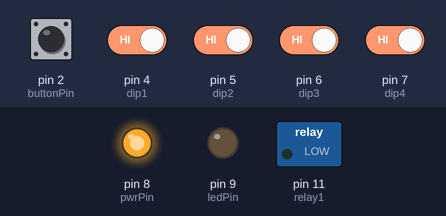
A sketch run on a simulated Arduino Uno, built with avr-gcc and run on an emulated ATmega328P. Shown: switched loads named in the sketch (green lamp = pin HIGH), output pins drawn as LEDs (lit = HIGH). Inputs (shaded band) come from the test bench; at power-on: pin 2 (buttonPin), pin 4 (dip1), pin 5 (dip2), pin 6 (dip3), pin 7 (dip4) HIGH.

Above: at 1.2 s.
1.3 s: pin 2 (buttonPin) pulled LOW for 0.15 s
At 1.37 s:
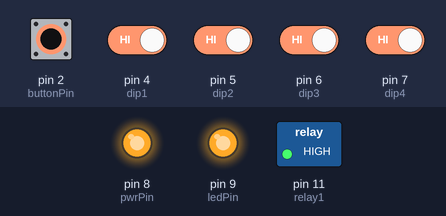
Timing chart, 0 to 4.3 s (numbered marks = the images above; inputs shaded):
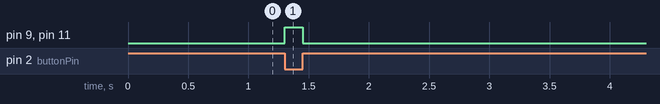

The sketch:

Low-House-Thrower-Code.ino
```cpp
const int buttonPin = 2;
const int ledPin =  9;
const int pwrPin = 8;
const int dip1 = 4;
const int dip2 = 5;
const int dip3 = 6;
const int dip4 = 7;
const int relay1 = 11;

// variables will change:
int buttonState = 0;         // variable for reading the pushbutton status
int dip1state = 0;
int dip2state = 0;
int dip3state = 0;
int dip4state = 0;
int holdtime = 0;

void setup() {
  pinMode(ledPin, OUTPUT);
  pinMode(pwrPin, OUTPUT);
  pinMode(relay1, OUTPUT);
  pinMode(buttonPin, INPUT);
  pinMode(dip1, INPUT_PULLUP);
  pinMode(dip2, INPUT_PULLUP);
  pinMode(dip3, INPUT_PULLUP);
  pinMode(dip4, INPUT_PULLUP);
  digitalWrite(pwrPin, HIGH);

  digitalWrite(buttonPin, HIGH);

}

void loop() {
  holdtime = 0;
  buttonState = digitalRead(buttonPin);
  dip1state = digitalRead(dip1);
  dip2state = digitalRead(dip2);
  dip3state = digitalRead(dip3);
  dip4state = digitalRead(dip4);
  if (dip1state == LOW) {
    holdtime = holdtime + 100;
  } else {
    holdtime = holdtime;
  }
  if (dip2state == LOW) {
    holdtime = holdtime + 200;
  } else {
    holdtime = holdtime;
  }

    if (dip3state == LOW) {
    holdtime = holdtime + 400;
  } else {
    holdtime = holdtime;
  }

    if (dip4state == LOW) {
    holdtime = holdtime + 800;
  } else {
    holdtime = holdtime;
  }


  if (digitalRead(buttonPin)==LOW) {
    digitalWrite(ledPin, HIGH);
    digitalWrite(relay1, HIGH);
    delay(holdtime);
  } else {
    digitalWrite(ledPin, LOW);
    digitalWrite(relay1, LOW);
  }
}
```

Measured:
- after the input at 1.3 s, pin 9 (ledPin), pin 11 (relay1): LOW → HIGH at once, → LOW 0.15 s later
